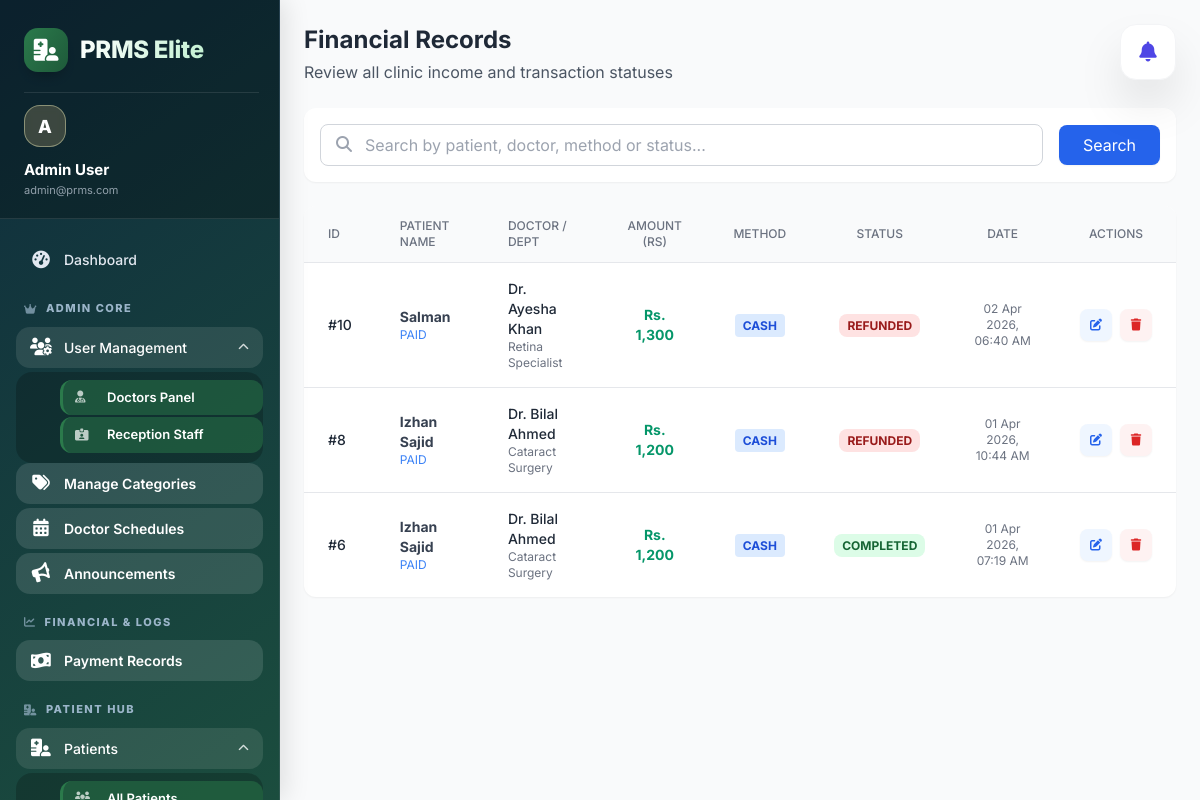
/admin/payments/index.php (signed in), run on an earlier commit of the app's database.
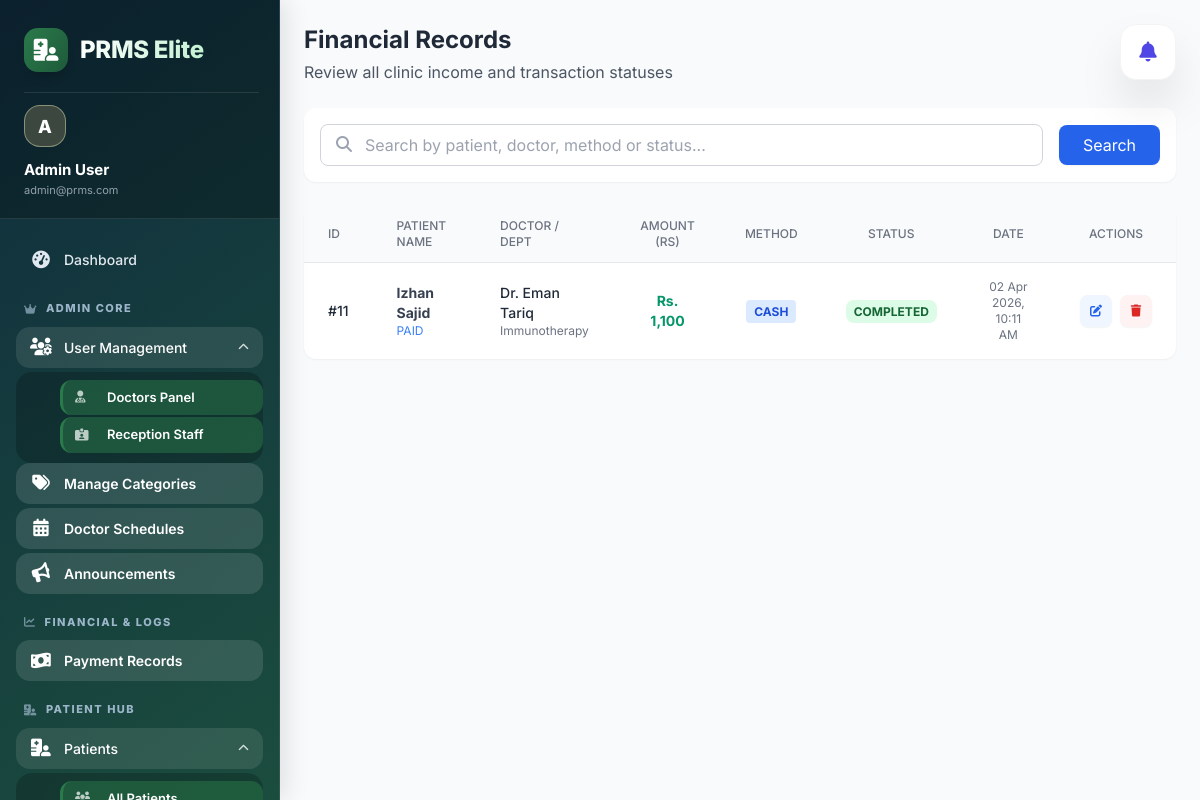
And on a later commit of the database.
### tables this page shows
CREATE TABLE `payments` (
  `id` int(11) NOT NULL,
  `appointment_id` int(11) NOT NULL,
  `patient_id` int(11) NOT NULL,
  `doctor_id` int(11) NOT NULL,
  `amount` decimal(10,2) NOT NULL,
  `payment_method` varchar(50) NOT NULL DEFAULT 'cash',
  `status` varchar(50) NOT NULL DEFAULT 'pending',
  `transaction_id` varchar(100) DEFAULT NULL,
  `payment_date` datetime DEFAULT NULL,
  `notes` text DEFAULT NULL,
  `created_at` timestamp NOT NULL DEFAULT current_timestamp()
);

CREATE TABLE `patients` (
  `id` int(11) NOT NULL,
  `name` varchar(100) DEFAULT NULL,
  `age` int(11) DEFAULT NULL,
  `weight` decimal(5,2) DEFAULT NULL,
  `disease` int(11) DEFAULT NULL,
  `gender` enum('male','female','other') DEFAULT NULL,
  `phone` varchar(20) DEFAULT NULL,
  `address` text DEFAULT NULL,
  `blood_group` varchar(10) DEFAULT NULL,
  `status` enum('active','inactive') DEFAULT 'active',
  `created_at` timestamp NOT NULL DEFAULT current_timestamp()
);

CREATE TABLE `users` (
  `id` int(11) NOT NULL,
  `role_id` int(11) DEFAULT NULL,
  `name` varchar(100) DEFAULT NULL,
  `email` varchar(100) DEFAULT NULL,
  `phone` varchar(20) DEFAULT NULL,
  `password` varchar(100) DEFAULT NULL,
  `status` enum('active','inactive') DEFAULT 'active',
  `created_at` timestamp NOT NULL DEFAULT current_timestamp(),
  `updated_at` timestamp NULL DEFAULT NULL
);

CREATE TABLE `doctors` (
  `id` int(11) NOT NULL,
  `user_id` int(11) DEFAULT NULL,
  `specialization` varchar(100) DEFAULT NULL,
  `category_id` int(11) DEFAULT NULL,
  `status` enum('active','inactive') DEFAULT 'active',
  `consultation_fee` decimal(10,2) DEFAULT 500.00,
  `max_patients` int(11) DEFAULT 20,
  `experience_years` int(11) DEFAULT 0,
  `qualification` varchar(255) DEFAULT NULL,
  `about` text DEFAULT NULL,
  `created_at` timestamp NOT NULL DEFAULT current_timestamp(),
  `updated_at` timestamp NOT NULL DEFAULT current_timestamp() ON UPDATE current_timestamp()
);

### admin/payments/index.php (the view, shortened to what the rows shown need)
<?php
require_once '../../config/db.php';
$limit = 10;
$page = isset($_GET['page']) ? (int)$_GET['page'] : 1;
$offset = ($page - 1) * $limit;
$where_clause = "";
$query = "SELECT p.*, pt.name as patient_name, u.name as doctor_name, d.specialization
          FROM payments p
          JOIN patients pt ON p.patient_id = pt.id
          JOIN doctors d ON p.doctor_id = d.id
          JOIN users u ON d.user_id = u.id
          $where_clause
          ORDER BY p.created_at DESC
          LIMIT $limit OFFSET $offset";
$result = mysqli_query($conn, $query);
include '../../includes/header.php';
?>
<div class="flex-1 overflow-y-auto hide-scrollbar bg-gray-50">
    <div class="p-6">
        <div class="flex justify-between items-center mb-6">
            <div>
                <h1 class="text-2xl font-bold text-gray-800">Financial Records</h1>
            </div>
        </div>
        <div class="bg-white rounded-xl shadow-sm overflow-hidden">
            <div class="overflow-x-auto">
                <table class="w-full">
                    <thead class="bg-gray-50 border-b">
                        <tr>
                            <th class="px-6 py-3 text-left text-xs font-medium text-gray-500 uppercase">ID</th>
                            <th class="px-6 py-3 text-left text-xs font-medium text-gray-500 uppercase">Patient Name</th>
                            <th class="px-6 py-3 text-left text-xs font-medium text-gray-500 uppercase">Doctor / Dept</th>
                            <th class="px-6 py-3 text-left text-xs font-medium text-gray-500 uppercase text-center">Amount (Rs)</th>
                            <th class="px-6 py-3 text-left text-xs font-medium text-gray-500 uppercase text-center">Method</th>
                            <th class="px-6 py-3 text-left text-xs font-medium text-gray-500 uppercase text-center">Status</th>
                            <th class="px-6 py-3 text-left text-xs font-medium text-gray-500 uppercase text-center">Date</th>
                            <th class="px-6 py-3 text-left text-xs font-medium text-gray-500 uppercase text-center">Actions</th>
                        </tr>
                    </thead>
                    <tbody class="divide-y divide-gray-200 text-sm">
                        <?php if (mysqli_num_rows($result) > 0): ?>
                            <?php while ($row = mysqli_fetch_assoc($result)): ?>
                                <tr class="hover:bg-gray-50 transition">
                                    <td class="px-6 py-4 font-medium text-gray-800">#<?php echo $row['id']; ?></td>
                                    <td class="px-6 py-4">
                                        <div class="font-bold text-gray-700"><?php echo htmlspecialchars($row['patient_name']); ?></div>
                                        <div class="text-xs text-blue-500">PAID</div>
                                    </td>
                                    <td class="px-6 py-4">
                                        <div class="text-gray-800 font-medium"><?php echo htmlspecialchars($row['doctor_name']); ?></div>
                                        <div class="text-xs text-gray-500"><?php echo htmlspecialchars($row['specialization']); ?></div>
                                    </td>
                                    <td class="px-6 py-4 text-center font-bold text-emerald-600">
                                        Rs. <?php echo number_format($row['amount'], 0); ?>
                                    </td>
                                    <td class="px-6 py-4 text-center">
                                        <span class="px-2 py-1 text-xs rounded bg-blue-100 text-blue-700 font-bold uppercase">
                                            <?php echo $row['payment_method']; ?>
                                        </span>
                                    </td>
                                    <td class="px-6 py-4 text-center">
                                        <span class="px-2 py-1 text-xs rounded-lg font-bold
                                            <?php echo $row['status'] == 'completed' ? 'bg-green-100 text-green-800' : ($row['status'] == 'pending' ? 'bg-yellow-100 text-yellow-800' : 'bg-red-100 text-red-800'); ?>">
                                            <?php echo strtoupper($row['status']); ?>
                                        </span>
                                    </td>
                                    <td class="px-6 py-4 text-center text-xs text-gray-500">
                                        <?php echo date('d M Y, h:i A', strtotime($row['created_at'])); ?>
                                    </td>
                                    <td class="px-6 py-4">
                                        <div class="flex items-center justify-center gap-2">
                                            <a href="edit.php?id=<?php echo $row['id']; ?>"
                                               class="w-8 h-8 flex items-center justify-center rounded-lg bg-blue-50 text-blue-600 hover:bg-blue-600 hover:text-white transition-all shadow-sm"
                                               title="Edit Billing Details">
                                                <i class="fas fa-edit text-xs"></i>
                                            </a>
                                            <a href="javascript:void(0)"
                                               onclick="confirmDelete(<?php echo $row['id']; ?>, '<?php echo number_format($row['amount'], 0); ?>')"
                                               class="w-8 h-8 flex items-center justify-center rounded-lg bg-red-50 text-red-600 hover:bg-red-600 hover:text-white transition-all shadow-sm"
                                               title="Remove Transaction">
                                                <i class="fas fa-trash text-xs"></i>
                                            </a>
                                        </div>
                                    </td>
                                </tr>
                            <?php endwhile; ?>
                        <?php endif; ?>
                    </tbody>
                </table>
            </div>
        </div>
    </div>
</div>

What changed in the data, as far as the page shows it:
removed payments: id "10", patient.name "Salman", users.name "Dr. Ayesha Khan", doctor.specialization "Retina Specialist", amount "1,300", payment_method "CASH", status "REFUNDED", created_at "02 Apr 2026, 06:40 AM"
removed payments: id "8", patient.name "Izhan Sajid", users.name "Dr. Bilal Ahmed", doctor.specialization "Cataract Surgery", amount "1,200", payment_method "CASH", status "REFUNDED", created_at "01 Apr 2026, 10:44 AM"
removed payments: id "6", patient.name "Izhan Sajid", users.name "Dr. Bilal Ahmed", doctor.specialization "Cataract Surgery", amount "1,200", payment_method "CASH", status "COMPLETED", created_at "01 Apr 2026, 07:19 AM"
added payments: id "11", patient.name "Izhan Sajid", users.name "Dr. Eman Tariq", doctor.specialization "Immunotherapy", amount "1,100", payment_method "CASH", status "COMPLETED", created_at "02 Apr 2026, 10:11 AM"
